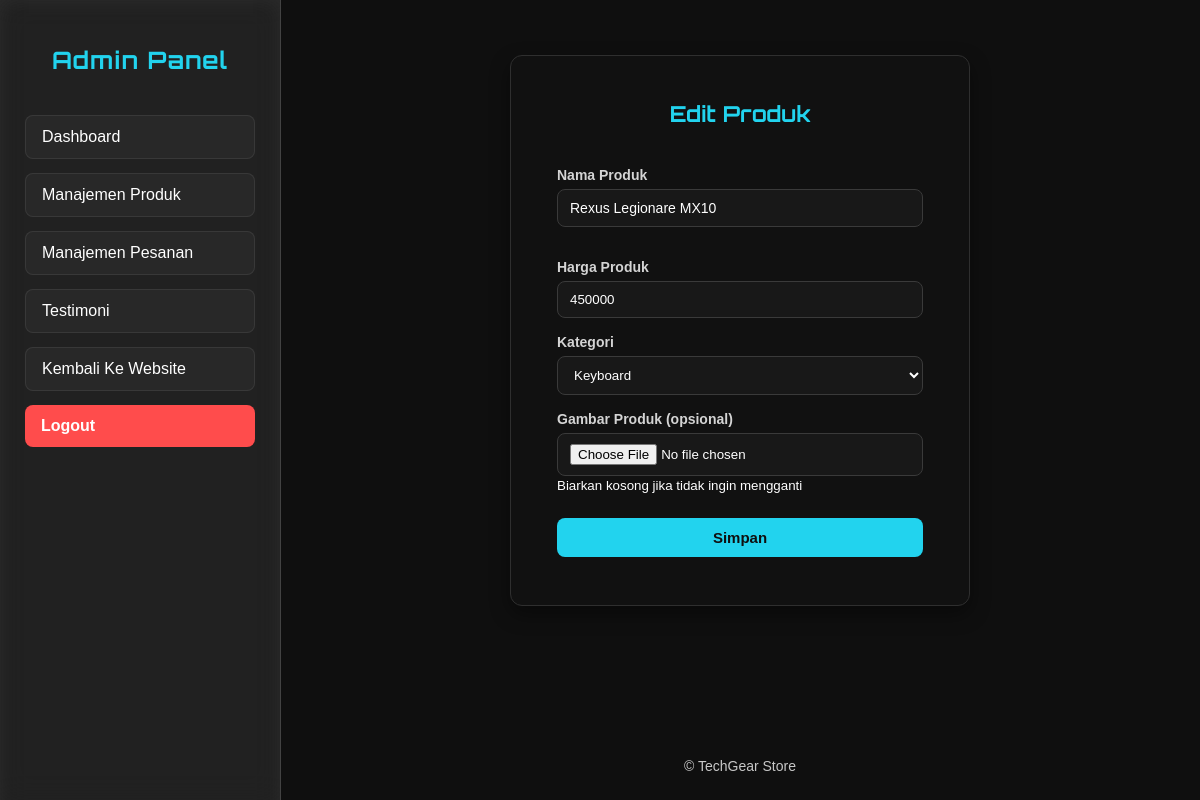
The app's page /pages/admin/editProduct.php?id=1 (signed in) with its own data.
### tables this page shows
CREATE TABLE `products` (
  `id` int(11) NOT NULL,
  `category_id` int(11) NOT NULL,
  `name` varchar(255) NOT NULL,
  `price` int(11) NOT NULL,
  `image` varchar(255) NOT NULL
);

CREATE TABLE `categories` (
  `id` int(11) NOT NULL,
  `name` varchar(100) NOT NULL
);

### pages/admin/editProduct.php (the view, shortened to what this page needs)
<?php
include '../../config/koneksi.php';
$kategori = mysqli_query($conn, "SELECT * FROM categories");
$id = $_GET['id'];
$query = mysqli_query($conn, "SELECT * FROM products WHERE id='$id'");
$produk = mysqli_fetch_assoc($query);
?>
<?php include 'metaAdmin.php'; ?>
<body>
    <?php include 'sidebar.php'; ?>
    <div class="main-content">
        <div class="content-wrapper">
            <section class="cards-form">
                <div class=" form-container">
                    <h2>Edit Produk</h2>
                    <form action="../../controllers/updateProduct.php"
                        method="POST"
                        enctype="multipart/form-data"
                        class="product-form">
                        <div class="form-group">
                            <label>Nama Produk</label>
                            <input type="text" name="name" value="<?= $produk['name'] ?>" required>
                        </div>
                        <div class="form-group">
                            <label>Harga Produk</label>
                            <input type="number" name="price" value="<?= $produk['price'] ?>" required>
                        </div>
                        <div class="form-group">
                            <label>Kategori</label>
                            <select name="category_id" required>
                                <?php while ($row = mysqli_fetch_assoc($kategori)) { ?>
                                    <option value="<?= $row['id']; ?>"
                                        <?= ($row['id'] == $produk['category_id']) ? 'selected' : ''; ?>>
                                        <?= $row['name']; ?>
                                    </option>
                                <?php } ?>
                            </select>
                        </div>
                        <div class="form-group">
                            <label>Gambar Produk (opsional)</label>
                            <input type="file" name="image" accept="image/*">
                            <small>Biarkan kosong jika tidak ingin mengganti</small>
                        </div>
                        <button type="submit" name="simpan" class="btn-submit">Simpan</button>
                    </form>
                </div>
            </section>
        </div>
        <?php include 'footerAdmin.php'; ?>

### assets/css/adminStyles/login.css (style rules this page uses)
form { width: 320px; padding: 22px; }
label { font-weight: bold; display: block; margin-bottom: 6px; color: #cfcfcf; }
input[type="text"], input[type="password"] { width: 100%; padding: 10px; margin-bottom: 16px; border: 1px solid #3a3a3a; backdrop-filter: blur(12px); background: rgba(0, 0, 0, 0.7); color: #fff; border-radius: 6px; box-sizing: border-box; font-size: 14px; transition: border 0.2s; }

### assets/css/adminStyles/global.css (style rules this page uses)
:root { --color-primary: #22d3ee; --color-primary-hover: #a1e9f4; --color-secondary: #1a1a1a; --color-tertiary: #0f0f0f; --glass-bg: rgba(255, 255, 255, 0.08); --glass-border: rgba(255, 255, 255, 0.15); }
* { scroll-behavior: smooth; }
h1,h2,h3 { font-family: 'Orbitron', sans-serif; }
body { margin: 0; font-family: Arial, sans-serif; background-color: var(--color-tertiary); color: var(--color-text); }
.main-content { margin-left: 280px; color: white; transition: 0.3s ease; min-height: 100vh; display: flex; flex-direction: column; padding: 0; }
.content-wrapper { padding: 25px 25px 0 25px; flex: 1; }

### assets/css/adminStyles/tambahEditProduk.css (style rules this page uses)
.form-container { width: 100%; max-width: 460px; margin: 30px auto; padding: 26px 24px; background: #111; border: 1px solid #2f2f2f; border-radius: 12px; box-shadow: 0 8px 20px rgba(0, 0, 0, 0.4); box-sizing: border-box; }
.product-form { width: 100%; box-sizing: border-box; }
.product-form .form-group { width: 100%; box-sizing: border-box; margin-bottom: 16px; }
.product-form input, .product-form select { width: 100%; padding: 10px 12px; box-sizing: border-box; background: #181818; border: 1px solid #3a3a3a; border-radius: 8px; color: #fff; }
.form-container h2 { text-align: center; margin-bottom: 18px; font-size: 22px; font-weight: bold; color: var(--color-primary); }
.product-form label { display: block; margin-bottom: 6px; font-size: 14px; font-weight: 600; color: #d4d4d4; }
.btn-submit { width: 100%; margin-top: 8px; padding: 11px; font-size: 15px; font-weight: bold; background: var(--color-primary); color: var(--color-tertiary); border: none; border-radius: 8px; cursor: pointer; transition: background 0.2s ease, transform 0.1s ease; }

### records on screen
products: name "Rexus Legionare MX10", price "450000", category_id "Keyboard"
